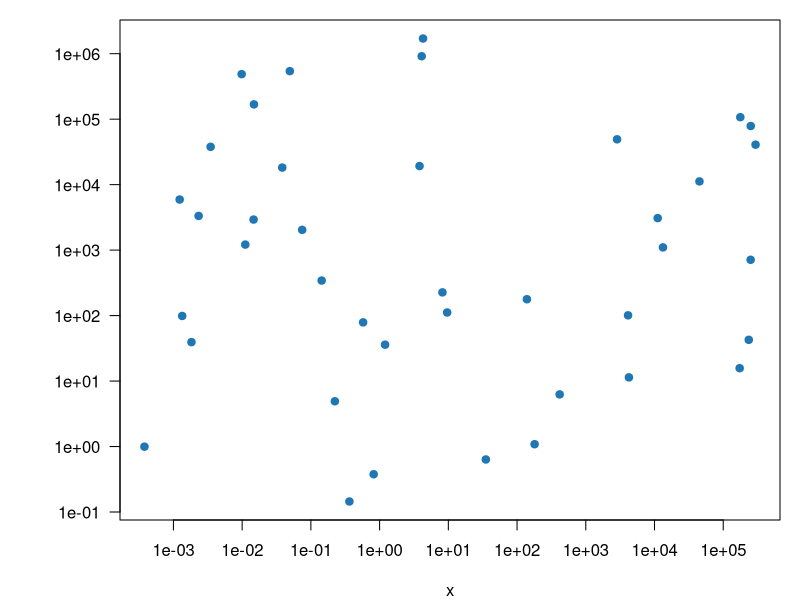
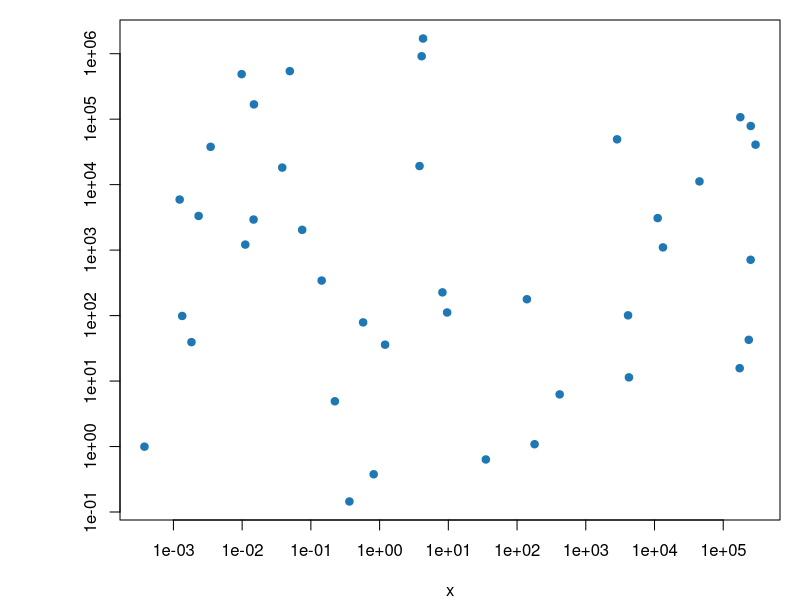
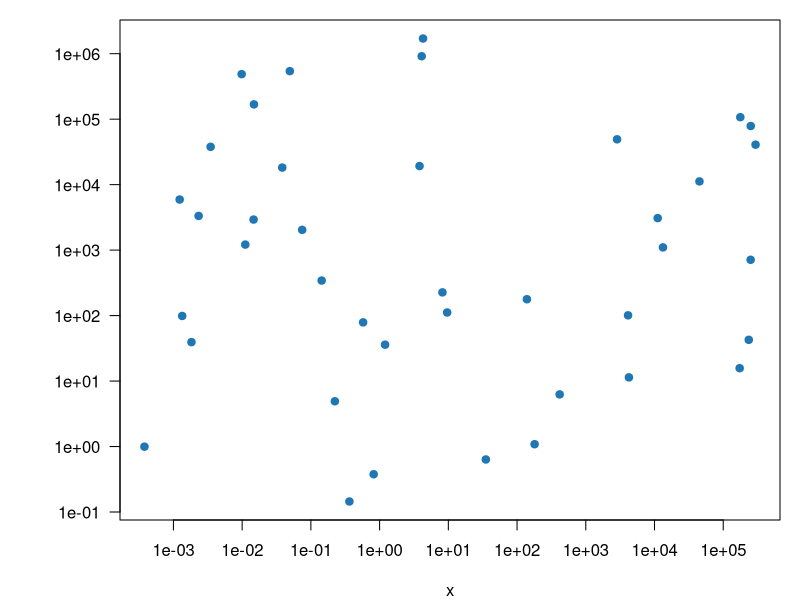
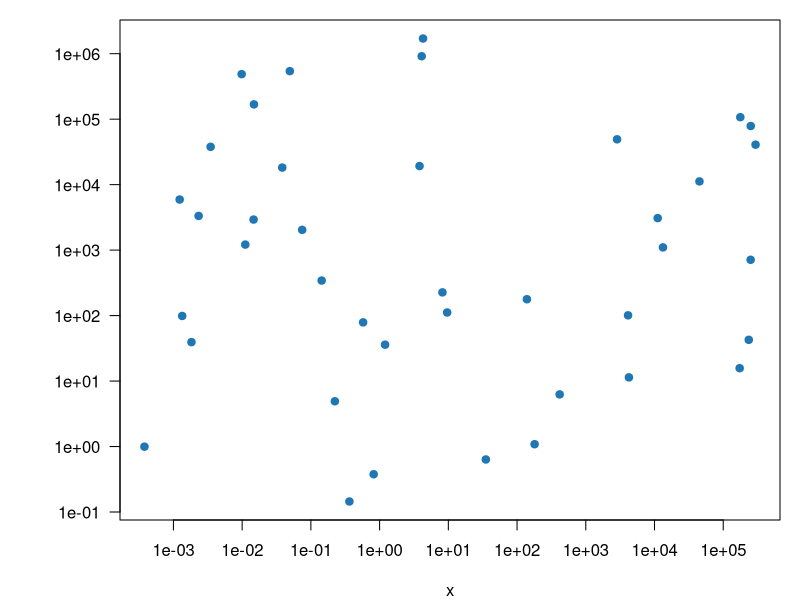
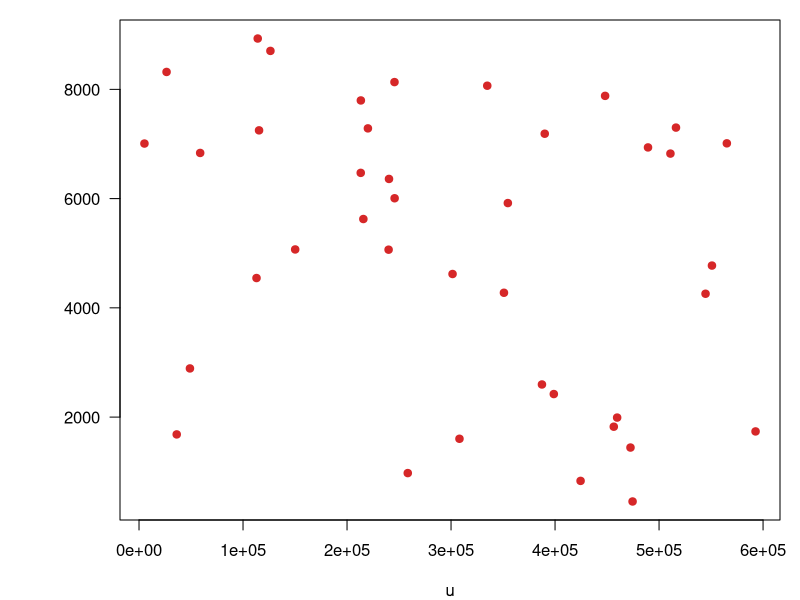
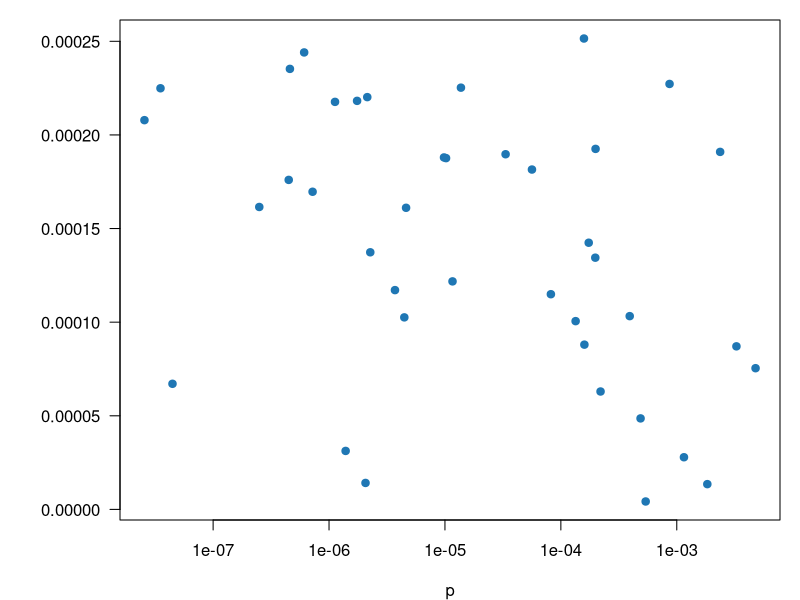
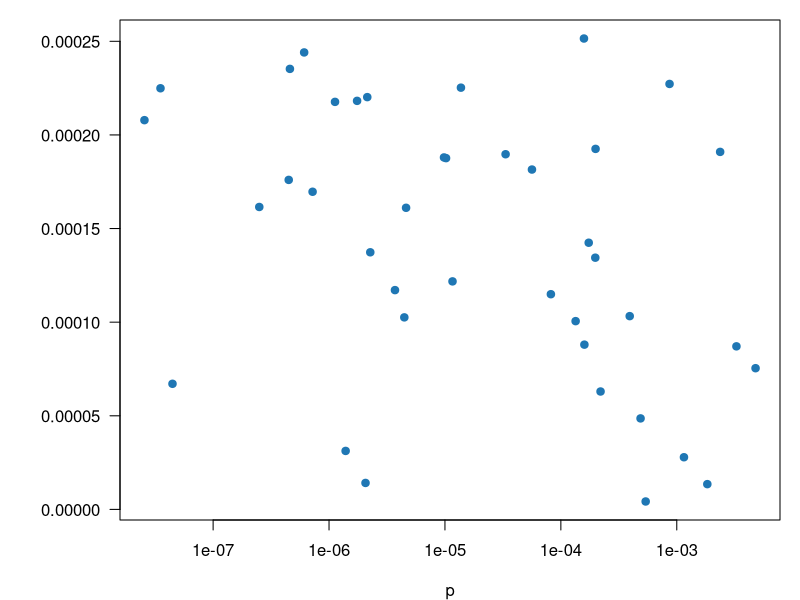
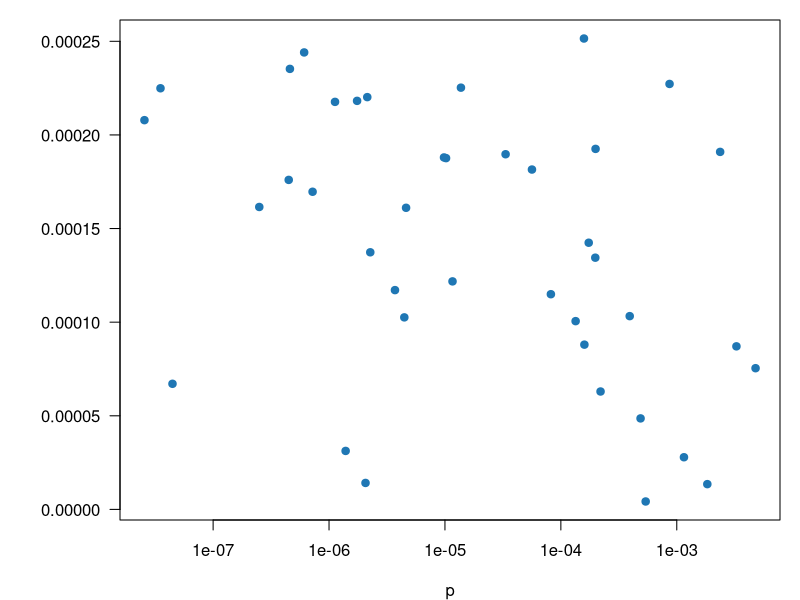

Source code (R) for these figures, in order:
# bench-r: scatterplots drawn by R whose tick labels are in scientific notation, the two ways figures write it:
# "1e+05" (R's own, in base graphics and ggplot2; JMP's "1e+5"; Excel's "1.E+05") and "2 × 10³" (plotmath, or typed).
# Each image gets a CSV of its points in data units with the tick values in header lines, as tools/label-bench.mjs
# reads them (npm run bench:labels -- --set bench-r).
#
# Usage, from this directory: Rscript make.R   (R 4.x with ggplot2 and scales; written with R 4.6.0 on macOS, whose
# quartz device sets the text in Helvetica)

suppressMessages(library(ggplot2))
set.seed(7)
N <- 40
BLUE <- "#1f77b4"

num <- function(v) paste(trimws(formatC(v, format = "g", digits = 15)), collapse = ", ")

# the CSV beside an image: tick values (those inside the plot), scales, and the points
truth <- function(name, x, y, xticks, yticks, xlog = FALSE, ylog = FALSE) {
    lines <- c(
        paste("# x ticks:", num(xticks)), paste("# y ticks:", num(yticks)),
        paste("# x scale:", if (xlog) "log" else "linear"), paste("# y scale:", if (ylog) "log" else "linear"),
        "# source: drawn by bench-r/make.R", "x,y", paste(trimws(formatC(x, format = "g", digits = 10)), trimws(formatC(y, format = "g", digits = 10)), sep = ",")
    )
    writeLines(lines, paste0(name, ".csv"))
}

# of the values `at`, those inside the open plot (par("usr") is in log10 units on a log axis)
inside <- function(at, side) {
    usr <- par("usr")[if (side == 1) 1:2 else 3:4]
    v <- if (par(if (side == 1) "xlog" else "ylog")) log10(at) else at
    at[v >= usr[1] & v <= usr[2]]
}

# a base-graphics plot: `draw` plots and returns the tick values it gave the axes, list(x = , y = )
base <- function(name, x, y, draw, width = 640, height = 520, res = 96, mar = c(4, 6, 1, 1), xlog = FALSE, ylog = FALSE) {
    png(paste0(name, ".png"), width = width, height = height, res = res, type = "quartz")
    par(mar = mar)
    ticks <- draw()
    truth(name, x, y, inside(ticks$x, 1), inside(ticks$y, 2), xlog, ylog)
    invisible(dev.off())
}

# a ggplot: the tick values are its scales' breaks
gg <- function(name, p, x, y, width = 6, height = 4.6, dpi = 110, xlog = FALSE, ylog = FALSE) {
    ggsave(paste0(name, ".png"), p, width = width, height = height, dpi = dpi)
    params <- ggplot_build(p)$layout$panel_params[[1]]
    breaks <- function(b, log) {
        b <- b[!is.na(b)]
        if (log) 10^b else b
    }
    truth(name, x, y, breaks(params$x$breaks, xlog), breaks(params$y$breaks, ylog), xlog, ylog)
}

# --- "1e+05": a number with its power of ten after an "e" ---

x <- 10^runif(N, -3.5, 5.5)
y <- 10^runif(N, -1.5, 6.5)
loglog <- function(las) function() {
    plot(x, y, log = "xy", pch = 19, col = BLUE, las = las, ylab = "")
    list(x = axTicks(1), y = axTicks(2))
}
# R's device as it comes (480 × 480 at 72 dpi, 12 pt: digits 9 px tall), labels upright
base("log-e-default", x, y, loglog(1), width = 480, height = 480, res = 72, xlog = TRUE, ylog = TRUE)
# … and with the y labels turned along the axis, R's default: Dot Scraper doesn't read turned text
base("log-e-turned", x, y, loglog(0), width = 480, height = 480, res = 72, xlog = TRUE, ylog = TRUE)
base("log-e", x, y, loglog(1), xlog = TRUE, ylog = TRUE)
base("log-e-hi", x, y, loglog(1), width = 1100, height = 900, res = 170, xlog = TRUE, ylog = TRUE)

u <- runif(N, 0, 6.2e5)
v <- runif(N, 0, 9e3)
base("linear-e", u, v, function() {
    plot(u, v, pch = 19, col = "#d62728", las = 1, ylab = "")
    list(x = axTicks(1), y = axTicks(2))
})

# small values: p-values on a log axis, and a linear axis R writes in full
p <- 10^runif(N, -7.8, -2.2)
q <- runif(N, 0, 2.6e-4)
for (res in c(72, 120, 220)) {
    base(sprintf("small-e-r%d", res), p, q, function() {
        plot(p, q, log = "x", pch = 19, col = BLUE, las = 1, ylab = "")
        list(x = axTicks(1), y = axTicks(2))
    }, width = round(6.6 * res), height = round(5.4 * res), res = res, xlog = TRUE)
}

# as other programs write it: Excel's "2.E+05" and "2.0E+03", and JMP's "1e-7" and "2e+3"
atu <- c(0, 2e5, 4e5, 6e5)
atv <- c(0, 2e3, 4e3, 6e3, 8e3)
base("excel-E", u, v, function() {
    plot(u, v, pch = 19, col = "#9467bd", xlab = "u", ylab = "", axes = FALSE)
    axis(1, at = atu, labels = c("0.E+00", "2.E+05", "4.E+05", "6.E+05"))
    axis(2, at = atv, labels = c("0.0E+00", "2.0E+03", "4.0E+03", "6.0E+03", "8.0E+03"), las = 1)
    box()
    list(x = atu, y = atv)
}, width = 700)
atp <- 10^(-8:-2)
base("jmp-e", p, v, function() {
    plot(p, v, log = "x", pch = 19, col = "#8c564b", xlab = "p", ylab = "", axes = FALSE)
    axis(1, at = atp, labels = sprintf("1e-%d", 8:2))
    axis(2, at = atv, labels = c("0", "2e+3", "4e+3", "6e+3", "8e+3"), las = 1)
    box()
    list(x = atp, y = atv)
}, width = 700, xlog = TRUE)

gg("gg-linear-e", ggplot(data.frame(u, w = v * 1e5), aes(u, w)) + geom_point(colour = "#9467bd", size = 2.5) + theme_bw(), u, v * 1e5)
gg("gg-log-e", ggplot(data.frame(x, y), aes(x, y)) + geom_point(colour = "#2ca02c", size = 2.5) + scale_x_log10(breaks = 10^(-3:5)) +
    scale_y_log10(breaks = 10^(-1:6)) + theme_classic(), x, y, width = 7, dpi = 150, xlog = TRUE, ylog = TRUE)
gg("gg-log-e-bw", ggplot(data.frame(x, y), aes(x, y)) + geom_point(colour = "#2ca02c", size = 2.5) + scale_x_log10() + scale_y_log10() + theme_bw(),
    x, y, xlog = TRUE, ylog = TRUE)

# --- "2 × 10³": a number times a power of ten ---

# plotmath below (the sign from the Symbol font, on the baseline), typed text beside (Helvetica's "×" and "³")
for (res in c(72, 96, 144, 220)) {
    base(sprintf("times-r%d", res), u, v, function() {
        plot(u, v, pch = 19, col = "#ff7f0e", xlab = "u", ylab = "", axes = FALSE)
        axis(1, at = atu, labels = expression(0, 2 %*% 10^5, 4 %*% 10^5, 6 %*% 10^5))
        axis(2, at = atv, labels = c("0", "2 × 10³", "4 × 10³", "6 × 10³", "8 × 10³"), las = 1)
        box()
        list(x = atu, y = atv)
    }, width = round(6.6 * res), height = round(5.4 * res), res = res)
}
# a log axis with 1 and 3 times each power
atl <- c(1e2, 3e2, 1e3, 3e3, 1e4, 3e4)
xl <- 10^runif(N, 2, 4.5)
base("times-log", xl, v, function() {
    plot(xl, v, log = "x", pch = 19, col = "#8c564b", xlab = "x", ylab = "", axes = FALSE)
    axis(1, at = atl, labels = expression(1 %*% 10^2, 3 %*% 10^2, 1 %*% 10^3, 3 %*% 10^3, 1 %*% 10^4, 3 %*% 10^4))
    axis(2, at = atv, las = 1)
    box()
    list(x = atl, y = atv)
}, width = 760, xlog = TRUE)
# decimals before the sign, and the letter x typed for it
atd <- c(0, 1.5e5, 3e5, 4.5e5, 6e5)
base("times-x", u, v, function() {
    plot(u, v, pch = 19, col = "#2ca02c", xlab = "u", ylab = "", axes = FALSE)
    axis(1, at = atd, labels = expression(0, 1.5 %*% 10^5, 3 %*% 10^5, 4.5 %*% 10^5, 6 %*% 10^5))
    axis(2, at = atv, labels = c("0", "2 x 10³", "4 x 10³", "6 x 10³", "8 x 10³"), las = 1)
    box()
    list(x = atd, y = atv)
}, width = 700)

parsed <- function(text) scales::label_parse()(text)
times <- ggplot(data.frame(u, v), aes(u, v)) + geom_point(colour = "#17becf", size = 2.5) +
    scale_x_continuous(breaks = atu, labels = parsed(c("0", "2 %*% 10^5", "4 %*% 10^5", "6 %*% 10^5"))) +
    scale_y_continuous(breaks = atv, labels = parsed(c("0", "2 %*% 10^3", "4 %*% 10^3", "6 %*% 10^3", "8 %*% 10^3")))
gg("gg-times-bw", times + theme_bw(), u, v)
gg("gg-times", times + theme_classic(), u, v, dpi = 150)

# --- ggplot2's default theme: a gray panel with white grid lines and no axis lines, the ticks at its edges ---

a <- runif(N, 2, 98)
b <- runif(N, 3, 47)
gray <- ggplot(data.frame(a, b), aes(a, b)) + geom_point(colour = "#d62728", size = 2.5)
gg("gg-gray", gray, a, b)
gg("gg-gray-small", gray, a, b, dpi = 72)
# ggsave's own resolution, 300 dpi
gg("gg-gray-hi", gray, a, b, width = 5, height = 4, dpi = 300)
gg("gg-gray-log-e", ggplot(data.frame(x, y), aes(x, y)) + geom_point(colour = "#2ca02c", size = 2.5) + scale_x_log10() + scale_y_log10(),
    x, y, xlog = TRUE, ylog = TRUE)
gg("gg-gray-times", times, u, v)
